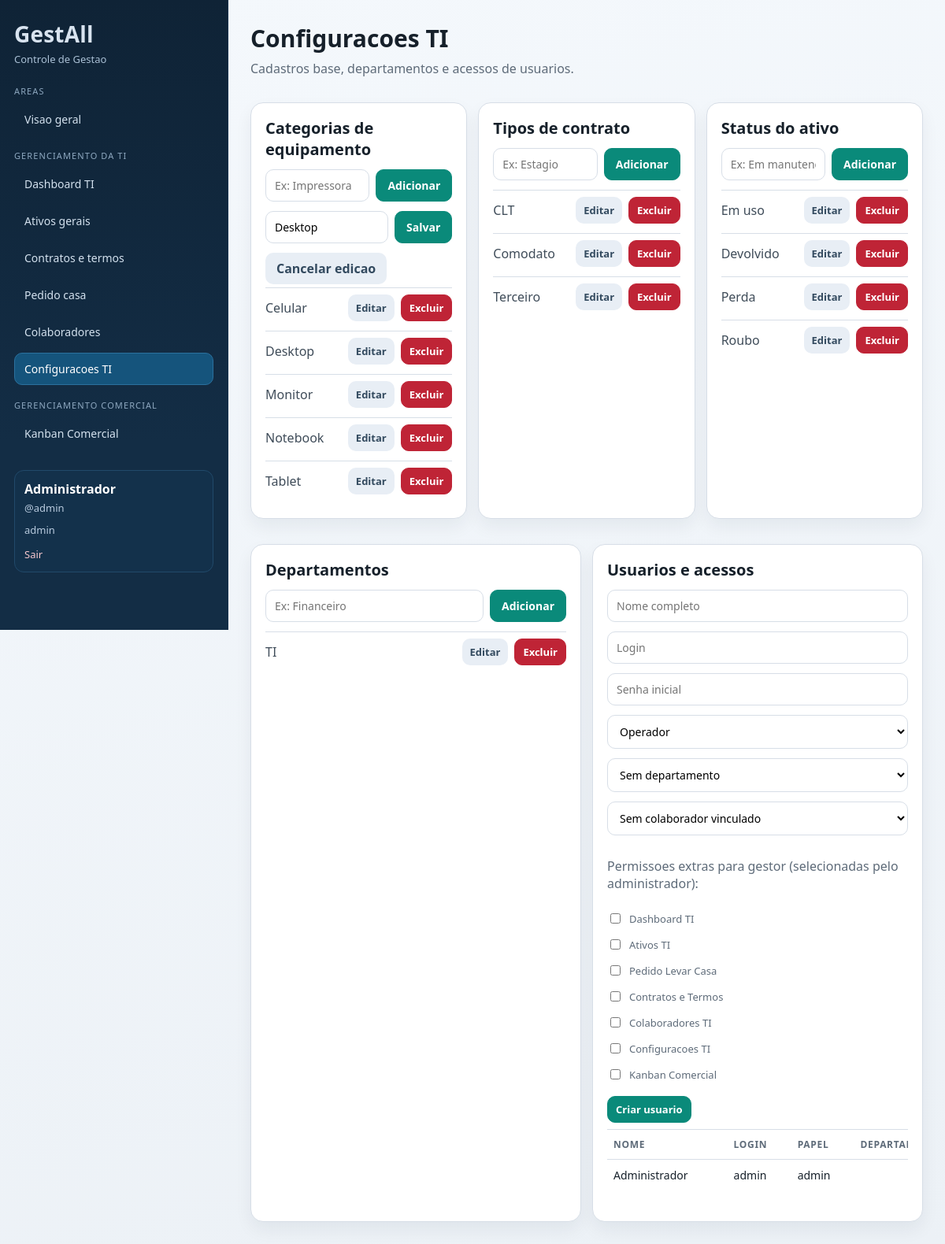
The app's page /index.php?r=ti.settings&category_edit=3 (signed in) with its own data.
### tables this page shows
CREATE TABLE users (
                id INTEGER PRIMARY KEY AUTOINCREMENT,
                username TEXT NOT NULL UNIQUE,
                password_hash TEXT NOT NULL,
                name TEXT NOT NULL,
                created_at TEXT NOT NULL DEFAULT CURRENT_TIMESTAMP
            , role TEXT NOT NULL DEFAULT 'admin', department_id INTEGER, staff_id INTEGER);

CREATE TABLE equipment_categories (
                id INTEGER PRIMARY KEY AUTOINCREMENT,
                name TEXT NOT NULL UNIQUE,
                created_at TEXT NOT NULL DEFAULT CURRENT_TIMESTAMP
            );

CREATE TABLE contract_types (
                id INTEGER PRIMARY KEY AUTOINCREMENT,
                name TEXT NOT NULL UNIQUE,
                created_at TEXT NOT NULL DEFAULT CURRENT_TIMESTAMP
            );

CREATE TABLE asset_statuses (
                id INTEGER PRIMARY KEY AUTOINCREMENT,
                name TEXT NOT NULL UNIQUE,
                sort_order INTEGER NOT NULL DEFAULT 100,
                created_at TEXT NOT NULL DEFAULT CURRENT_TIMESTAMP
            );

CREATE TABLE departments (
                id INTEGER PRIMARY KEY AUTOINCREMENT,
                name TEXT NOT NULL UNIQUE,
                created_at TEXT NOT NULL DEFAULT CURRENT_TIMESTAMP
            );

### app/Views/ti/settings.php (the view, shortened to what the rows shown need)
<section class="page-head">
    <h1>Configuracoes TI</h1>
</section>
<section class="card-grid triple">
    <article class="card">
        <h2>Categorias de equipamento</h2>
        <?php if ($editingCategory): ?>
            <form method="post" action="index.php?r=ti.settings.categories.update" class="inline-form">
                <input type="text" name="name" value="<?= htmlspecialchars((string) $editingCategory['name']) ?>" required>
                <button type="submit">Salvar</button>
            </form>
            <a class="btn btn-muted" href="index.php?r=ti.settings">Cancelar edicao</a>
        <?php endif; ?>
        <ul class="simple-list stack-list">
            <?php foreach ($categories as $category): ?>
                <li class="stack-item">
                    <span><?= htmlspecialchars($category['name']) ?></span>
                    <div class="actions-inline">
                        <a class="btn btn-muted" href="index.php?r=ti.settings&category_edit=<?= (int) $category['id'] ?>">Editar</a>
                        <form method="post" action="index.php?r=ti.settings.categories.delete" onsubmit="return confirm('Deseja excluir esta categoria?');">
                            <button class="btn-danger" type="submit">Excluir</button>
                        </form>
                    </div>
                </li>
            <?php endforeach; ?>
        </ul>
    </article>
    <article class="card">
        <h2>Tipos de contrato</h2>
        <ul class="simple-list stack-list">
            <?php foreach ($contractTypes as $contractType): ?>
                <li class="stack-item">
                    <span><?= htmlspecialchars($contractType['name']) ?></span>
                    <div class="actions-inline">
                        <a class="btn btn-muted" href="index.php?r=ti.settings&contract_edit=<?= (int) $contractType['id'] ?>">Editar</a>
                        <form method="post" action="index.php?r=ti.settings.contract-types.delete" onsubmit="return confirm('Deseja excluir este tipo de contrato?');">
                            <button class="btn-danger" type="submit">Excluir</button>
                        </form>
                    </div>
                </li>
            <?php endforeach; ?>
        </ul>
    </article>
    <article class="card">
        <h2>Status do ativo</h2>
        <ul class="simple-list stack-list">
            <?php foreach ($statuses as $status): ?>
                <li class="stack-item">
                    <span><?= htmlspecialchars($status['name']) ?></span>
                    <div class="actions-inline">
                        <a class="btn btn-muted" href="index.php?r=ti.settings&status_edit=<?= (int) $status['id'] ?>">Editar</a>
                        <form method="post" action="index.php?r=ti.settings.statuses.delete" onsubmit="return confirm('Deseja excluir este status?');">
                            <button class="btn-danger" type="submit">Excluir</button>
                        </form>
                    </div>
                </li>
            <?php endforeach; ?>
        </ul>
    </article>
</section>
<section class="card-grid">
    <article class="card">
        <h2>Departamentos</h2>
        <ul class="simple-list stack-list">
            <?php foreach ($departments as $department): ?>
                <li class="stack-item">
                    <span><?= htmlspecialchars((string) $department['name']) ?></span>
                    <div class="actions-inline">
                        <a class="btn btn-muted" href="index.php?r=ti.settings&department_edit=<?= (int) $department['id'] ?>">Editar</a>
                        <form method="post" action="index.php?r=ti.settings.departments.delete" onsubmit="return confirm('Deseja excluir este departamento?');">
                            <button class="btn-danger" type="submit">Excluir</button>
                        </form>
                    </div>
                </li>
            <?php endforeach; ?>
        </ul>
    </article>
    <article class="card">
        <h2>Usuarios e acessos</h2>
        <div class="table-wrap">
            <table>
                <thead>
                    <tr>
                        <th>Nome</th>
                        <th>Login</th>
                        <th>Papel</th>
                        <th>Departamento</th>
                    </tr>
                </thead>
                <tbody>
                    <?php foreach ($users as $row): ?>
                        <tr>
                            <td><?= htmlspecialchars((string) $row['name']) ?></td>
                            <td><?= htmlspecialchars((string) $row['username']) ?></td>
                            <td><?= htmlspecialchars((string) $row['role']) ?></td>
                            <td><?= htmlspecialchars((string) ($row['department_name'] ?? '')) ?></td>
                        </tr>
                    <?php endforeach; ?>
                </tbody>
            </table>
        </div>
    </article>
</section>

### app/Views/partials/header.php (shortened to what the rows shown need)
<?php
$user = Auth::user();
$hideMenu = $hideMenu ?? false;
?>
<!doctype html>
<html lang="pt-BR">
<head>
    <link rel="stylesheet" href="assets/style.css">
</head>
<body>
<div class="layout">
    <?php if (!$hideMenu): ?>
        <aside class="sidebar" id="sidebar">
            <?php if ($user): ?>
                <div class="user-box">
                    <p class="user-name"><?= htmlspecialchars($user['name']) ?></p>
                    <p class="user-login">@<?= htmlspecialchars($user['username']) ?></p>
                    <p class="user-login"><?= htmlspecialchars((string) ($user['role'] ?? '')) ?><?= !empty($user['department_name']) ? ' - ' . htmlspecialchars((string) $user['department_name']) : '' ?></p>
                    <a class="logout-link" href="index.php?r=logout">Sair</a>
                </div>
            <?php endif; ?>
        </aside>
    <?php endif; ?>
    <main class="content">

### records on screen
users: name "Administrador", username "admin", role "admin"
equipment_categories: name "Desktop"
equipment_categories: name "Celular"
equipment_categories: name "Monitor"
equipment_categories: name "Notebook"
equipment_categories: name "Tablet"
contract_types: name "CLT"
contract_types: name "Comodato"
contract_types: name "Terceiro"
asset_statuses: name "Em uso"
asset_statuses: name "Devolvido"
asset_statuses: name "Perda"
asset_statuses: name "Roubo"
departments: name "TI"

### other values on screen
$group['label'] "Dashboard TI"
$group['label'] "Ativos TI"
$group['label'] "Pedido Levar Casa"
$group['label'] "Contratos e Termos"
$group['label'] "Colaboradores TI"
$group['label'] "Configuracoes TI"
$group['label'] "Kanban Comercial"
